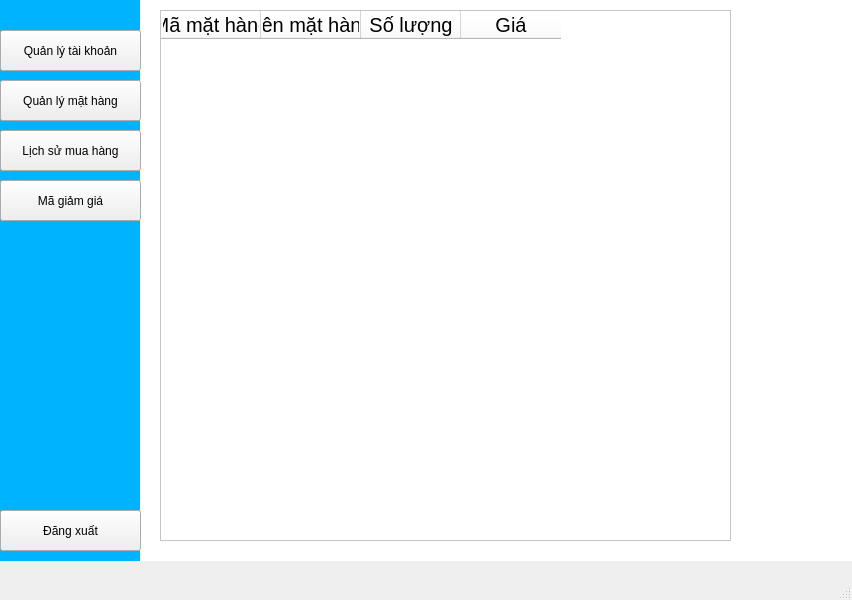
<?xml version="1.0" encoding="UTF-8"?>
<ui version="4.0">
 <class>MainWindow</class>
 <widget class="QMainWindow" name="MainWindow">
  <property name="geometry">
   <rect>
    <x>0</x>
    <y>0</y>
    <width>852</width>
    <height>600</height>
   </rect>
  </property>
  <property name="windowTitle">
   <string>MainWindow</string>
  </property>
  <widget class="QWidget" name="centralwidget">
   <widget class="QLabel" name="label">
    <property name="geometry">
     <rect>
      <x>0</x>
      <y>0</y>
      <width>141</width>
      <height>561</height>
     </rect>
    </property>
    <property name="styleSheet">
     <string notr="true">background-color: rgb(0, 179, 255)</string>
    </property>
    <property name="text">
     <string/>
    </property>
   </widget>
   <widget class="QLabel" name="label_2">
    <property name="geometry">
     <rect>
      <x>140</x>
      <y>0</y>
      <width>741</width>
      <height>561</height>
     </rect>
    </property>
    <property name="styleSheet">
     <string notr="true">background-color: white</string>
    </property>
    <property name="text">
     <string/>
    </property>
   </widget>
   <widget class="QPushButton" name="btn_taikhoan">
    <property name="geometry">
     <rect>
      <x>0</x>
      <y>30</y>
      <width>141</width>
      <height>41</height>
     </rect>
    </property>
    <property name="text">
     <string>Quản lý tài khoản</string>
    </property>
   </widget>
   <widget class="QPushButton" name="btn_mathang">
    <property name="geometry">
     <rect>
      <x>0</x>
      <y>80</y>
      <width>141</width>
      <height>41</height>
     </rect>
    </property>
    <property name="text">
     <string>Quản lý mặt hàng</string>
    </property>
   </widget>
   <widget class="QPushButton" name="btn_lichsu">
    <property name="geometry">
     <rect>
      <x>0</x>
      <y>130</y>
      <width>141</width>
      <height>41</height>
     </rect>
    </property>
    <property name="text">
     <string>Lịch sử mua hàng</string>
    </property>
   </widget>
   <widget class="QPushButton" name="pushButton_4">
    <property name="geometry">
     <rect>
      <x>0</x>
      <y>510</y>
      <width>141</width>
      <height>41</height>
     </rect>
    </property>
    <property name="text">
     <string>Đăng xuất</string>
    </property>
   </widget>
   <widget class="QPushButton" name="btn_magiamgia">
    <property name="geometry">
     <rect>
      <x>0</x>
      <y>180</y>
      <width>141</width>
      <height>41</height>
     </rect>
    </property>
    <property name="text">
     <string>Mã giảm giá</string>
    </property>
   </widget>
   <widget class="QStackedWidget" name="stackedWidget">
    <property name="geometry">
     <rect>
      <x>150</x>
      <y>10</y>
      <width>671</width>
      <height>531</height>
     </rect>
    </property>
    <property name="styleSheet">
     <string notr="true">background-color: white;</string>
    </property>
    <property name="currentIndex">
     <number>1</number>
    </property>
    <widget class="QWidget" name="taikhoan">
     <widget class="QTableWidget" name="bangTaiKhoan">
      <property name="geometry">
       <rect>
        <x>20</x>
        <y>0</y>
        <width>461</width>
        <height>521</height>
       </rect>
      </property>
      <property name="font">
       <font>
        <pointsize>20</pointsize>
        <weight>50</weight>
        <bold>false</bold>
       </font>
      </property>
      <property name="styleSheet">
       <string notr="true">font-size: 20pt;</string>
      </property>
      <property name="sortingEnabled">
       <bool>false</bool>
      </property>
      <column>
       <property name="text">
        <string>email </string>
       </property>
      </column>
      <column>
       <property name="text">
        <string>password</string>
       </property>
      </column>
      <column>
       <property name="text">
        <string>full_name</string>
       </property>
      </column>
     </widget>
     <widget class="QPushButton" name="btn_addUser">
      <property name="geometry">
       <rect>
        <x>500</x>
        <y>0</y>
        <width>113</width>
        <height>32</height>
       </rect>
      </property>
      <property name="text">
       <string>Thêm tài khoản</string>
      </property>
     </widget>
    </widget>
    <widget class="QWidget" name="mathang">
     <widget class="QTableWidget" name="bangMatHang">
      <property name="geometry">
       <rect>
        <x>10</x>
        <y>0</y>
        <width>571</width>
        <height>531</height>
       </rect>
      </property>
      <property name="styleSheet">
       <string notr="true">font-size: 15pt</string>
      </property>
      <column>
       <property name="text">
        <string>Mã mặt hàng</string>
       </property>
      </column>
      <column>
       <property name="text">
        <string>Tên mặt hàng</string>
       </property>
      </column>
      <column>
       <property name="text">
        <string>Số lượng</string>
       </property>
      </column>
      <column>
       <property name="text">
        <string>Giá</string>
       </property>
      </column>
     </widget>
    </widget>
    <widget class="QWidget" name="lichsumua">
     <widget class="QTableWidget" name="tableWidget_3">
      <property name="geometry">
       <rect>
        <x>0</x>
        <y>0</y>
        <width>651</width>
        <height>531</height>
       </rect>
      </property>
      <column>
       <property name="text">
        <string>Mã hoá đơn</string>
       </property>
      </column>
      <column>
       <property name="text">
        <string>Thời gian mua</string>
       </property>
      </column>
      <column>
       <property name="text">
        <string>Mặt hàng mua</string>
       </property>
      </column>
      <column>
       <property name="text">
        <string>Tổng số tiền</string>
       </property>
      </column>
     </widget>
    </widget>
   </widget>
  </widget>
  <widget class="QMenuBar" name="menubar">
   <property name="geometry">
    <rect>
     <x>0</x>
     <y>0</y>
     <width>852</width>
     <height>24</height>
    </rect>
   </property>
  </widget>
  <widget class="QStatusBar" name="statusbar"/>
 </widget>
 <resources/>
 <connections/>
</ui>
